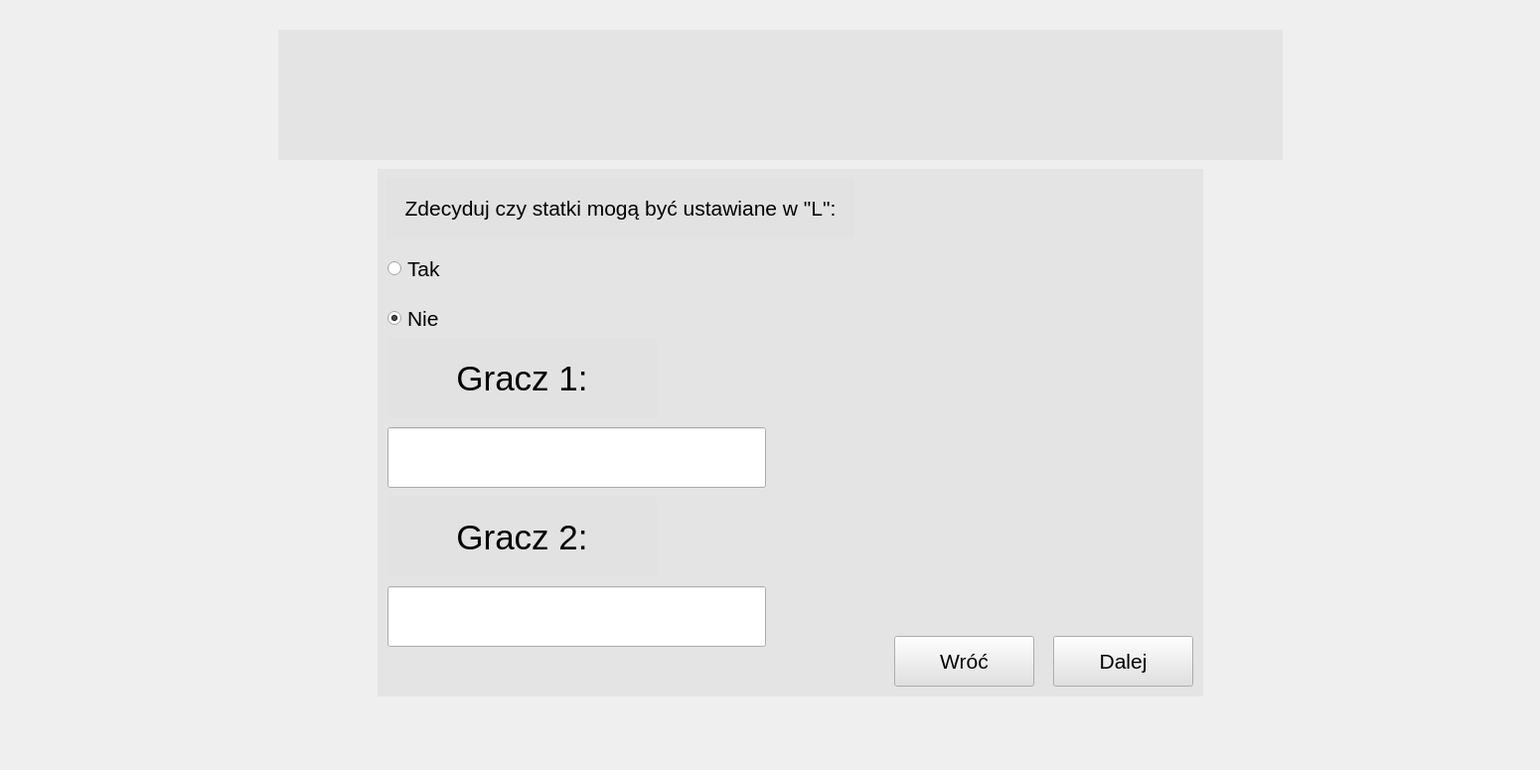
   <widget class="QWidget" name="widget_NS" native="true">
    <property name="geometry">
     <rect>
      <x>0</x>
      <y>0</y>
      <width>1550</width>
      <height>775</height>
     </rect>
    </property>
    <property name="minimumSize">
     <size>
      <width>1550</width>
      <height>775</height>
     </size>
    </property>
    <property name="maximumSize">
     <size>
      <width>1550</width>
      <height>775</height>
     </size>
    </property>
    <property name="styleSheet">
     <string notr="true">QWidget#widget_NS{
background-image: url(:/ships/warships_gen_1.png);
}
QLabel, #widget_BNS{
background: none;
background-color: rgba(225, 225, 225, 0.85);
ntext-align: center;
}
QPushButton{
background: none;
background-color: rgba(225, 225, 225, 0.85);
ntext-align: center;
}</string>
    </property>
    <widget class="QLabel" name="label_15">
     <property name="geometry">
      <rect>
       <x>280</x>
       <y>30</y>
       <width>1011</width>
       <height>131</height>
      </rect>
     </property>
     <property name="font">
      <font>
       <pointsize>48</pointsize>
      </font>
     </property>
     <property name="text">
      <string/>
     </property>
     <property name="alignment">
      <set>Qt::AlignCenter</set>
     </property>
    </widget>
    <widget class="QWidget" name="widget_BNS" native="true">
     <property name="geometry">
      <rect>
       <x>380</x>
       <y>170</y>
       <width>831</width>
       <height>531</height>
      </rect>
     </property>
     <widget class="QLabel" name="label_18">
      <property name="geometry">
       <rect>
        <x>9</x>
        <y>9</y>
        <width>471</width>
        <height>61</height>
       </rect>
      </property>
      <property name="font">
       <font>
        <pointsize>16</pointsize>
       </font>
      </property>
      <property name="text">
       <string>Zdecyduj czy statki mogą być ustawiane w &quot;L&quot;:</string>
      </property>
      <property name="alignment">
       <set>Qt::AlignCenter</set>
      </property>
     </widget>
     <widget class="QRadioButton" name="radioButton">
      <property name="geometry">
       <rect>
        <x>10</x>
        <y>80</y>
        <width>111</width>
        <height>41</height>
       </rect>
      </property>
      <property name="font">
       <font>
        <pointsize>16</pointsize>
       </font>
      </property>
      <property name="text">
       <string>Tak</string>
      </property>
     </widget>
     <widget class="QRadioButton" name="radioButton_1">
      <property name="geometry">
       <rect>
        <x>10</x>
        <y>130</y>
        <width>91</width>
        <height>41</height>
       </rect>
      </property>
      <property name="font">
       <font>
        <pointsize>16</pointsize>
       </font>
      </property>
      <property name="text">
       <string>Nie</string>
      </property>
      <property name="checked">
       <bool>true</bool>
      </property>
     </widget>
     <widget class="QPushButton" name="pushButton_NS_2">
      <property name="geometry">
       <rect>
        <x>680</x>
        <y>470</y>
        <width>141</width>
        <height>51</height>
       </rect>
      </property>
      <property name="font">
       <font>
        <pointsize>16</pointsize>
       </font>
      </property>
      <property name="text">
       <string>Dalej</string>
      </property>
     </widget>
     <widget class="QPushButton" name="pushButton_NS_1">
      <property name="geometry">
       <rect>
        <x>520</x>
        <y>470</y>
        <width>141</width>
        <height>51</height>
       </rect>
      </property>
      <property name="font">
       <font>
        <pointsize>16</pointsize>
       </font>
      </property>
      <property name="text">
       <string>Wróć</string>
      </property>
     </widget>
     <widget class="QLineEdit" name="Edit_name_2">
      <property name="geometry">
       <rect>
        <x>10</x>
        <y>420</y>
        <width>381</width>
        <height>61</height>
       </rect>
      </property>
     </widget>
     <widget class="QLabel" name="label_16">
      <property name="geometry">
       <rect>
        <x>10</x>
        <y>170</y>
        <width>271</width>
        <height>81</height>
       </rect>
      </property>
      <property name="font">
       <font>
        <pointsize>26</pointsize>
       </font>
      </property>
      <property name="text">
       <string>Gracz 1:</string>
      </property>
      <property name="alignment">
       <set>Qt::AlignCenter</set>
      </property>
     </widget>
     <widget class="QLineEdit" name="Edit_name_1">
      <property name="geometry">
       <rect>
        <x>10</x>
        <y>260</y>
        <width>381</width>
        <height>61</height>
       </rect>
      </property>
     </widget>
     <widget class="QLabel" name="label_17">
      <property name="geometry">
       <rect>
        <x>10</x>
        <y>330</y>
        <width>271</width>
        <height>81</height>
       </rect>
      </property>
      <property name="font">
       <font>
        <pointsize>26</pointsize>
       </font>
      </property>
      <property name="text">
       <string>Gracz 2:</string>
      </property>
      <property name="alignment">
       <set>Qt::AlignCenter</set>
      </property>
     </widget>
    </widget>
   </widget>
